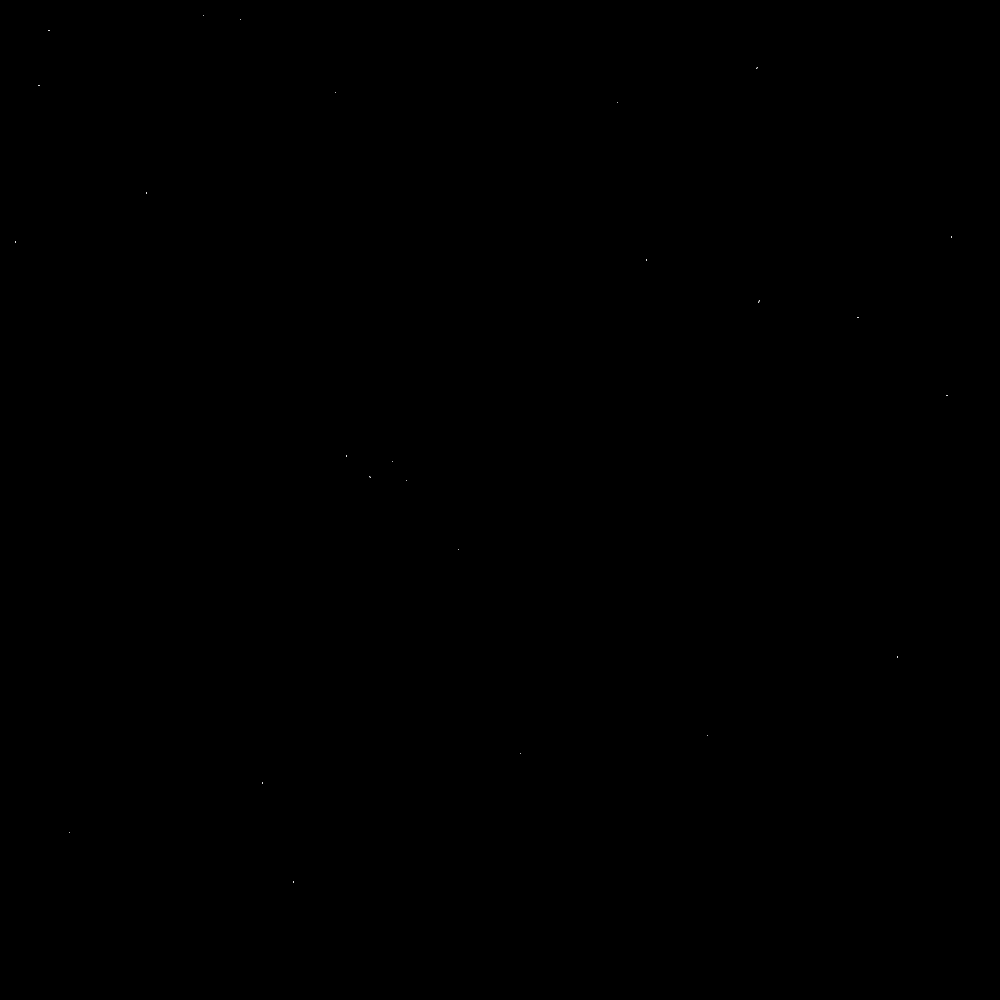
Frame 1 (no input)
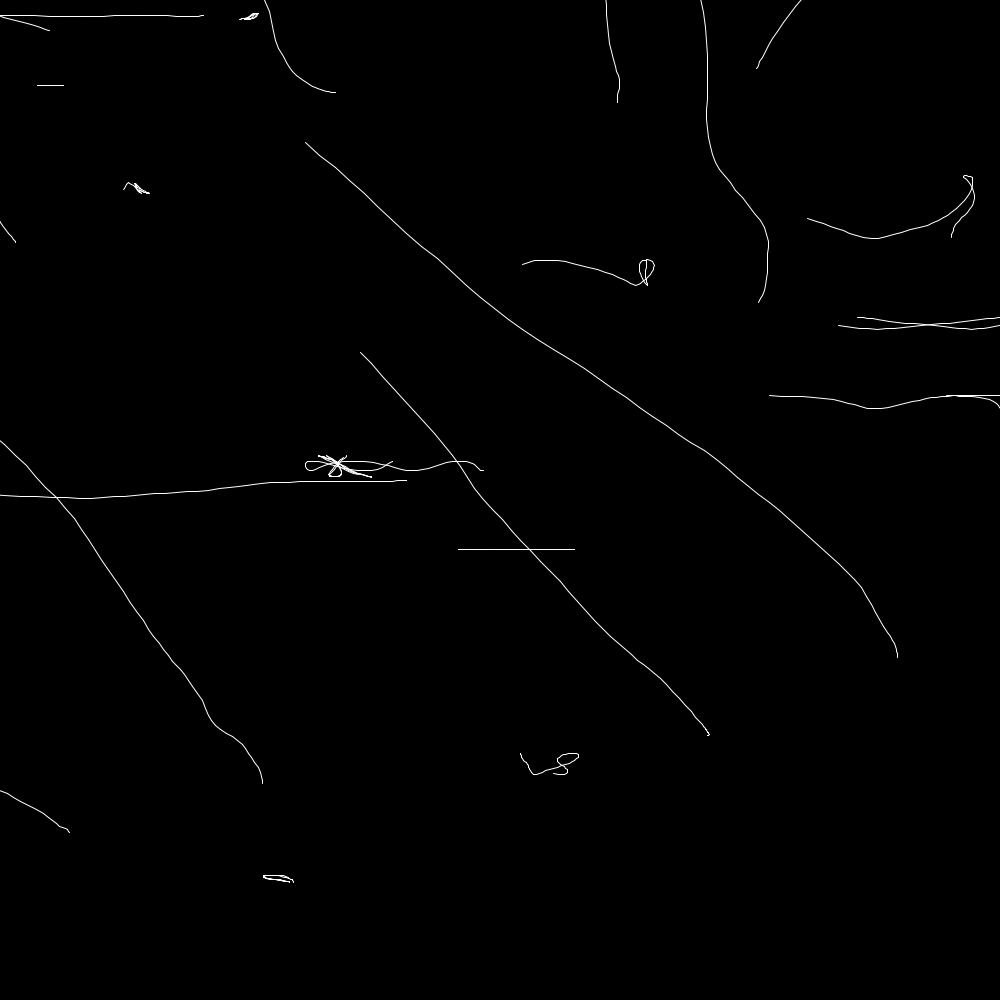
Frame 60 (the mouse pressed at the canvas centre just before this capture)
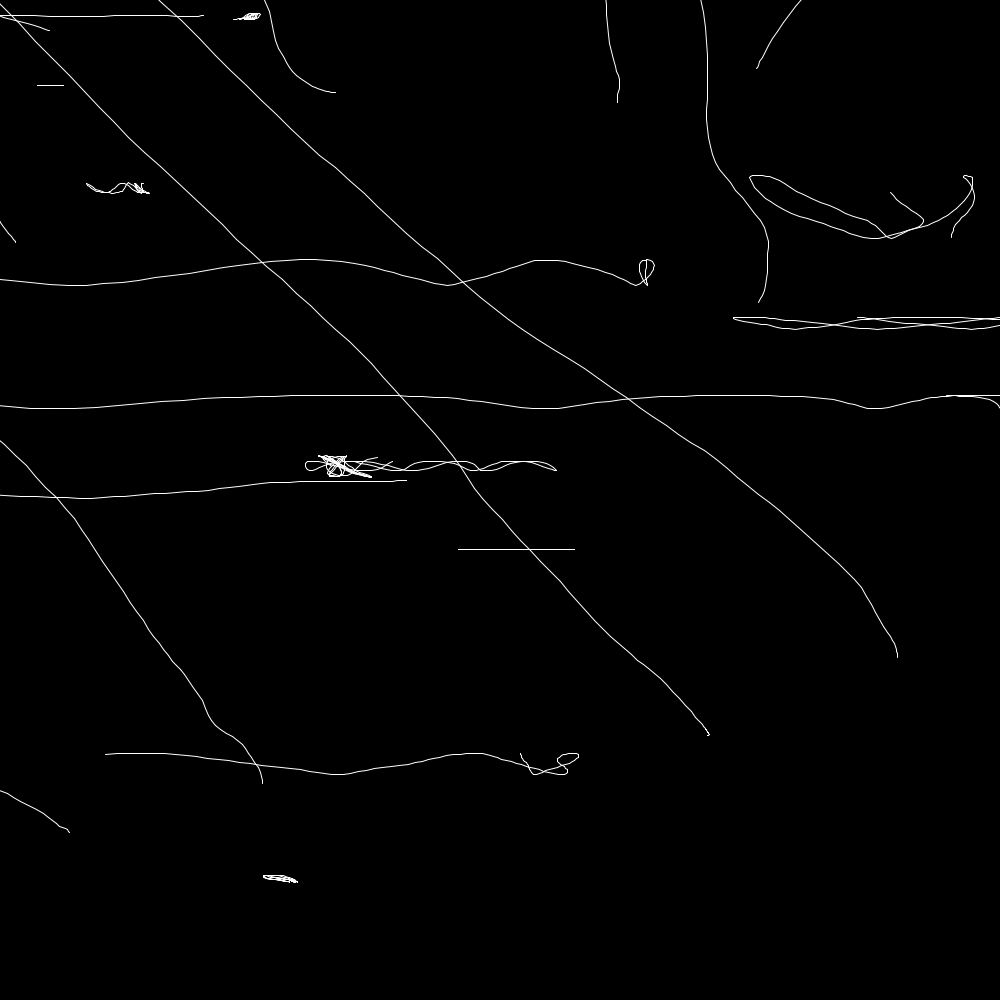
Frame 120 (the mouse held since frame 60 and released just before this capture)

The Processing sketch that drew these frames (run headless with seeded random() and noise(); from frame 60 on, the mouse is pressed at the canvas centre):

// Processing sketch: trails
// ── trails.pde
PVector[] nodes = new PVector[25];
PVector[] vel = new PVector[25];

void setup() {
  size(1000, 1000);
  for (int i = 0; i < nodes.length; i++) {
    nodes[i] = new PVector(random(width), random(height));
    vel[i] = new PVector();
  }
  background(0);
}

void draw() {
  stroke(255);
  float scale = 0.05;
  float speed = 5;


  for (int i = 0; i < nodes.length; i++) {

    vel[i].add(speed*(noise(nodes[i].x*scale, nodes[i].y*scale, 0)-0.5), speed*(noise(nodes[i].y*scale, nodes[i].y*scale, 0.5)-0.5));
    PVector last = nodes[i].copy();
    nodes[i].add(vel[i]);
    line(nodes[i].x, nodes[i].y, last.x, last.y);
    
  }
  
  if(keyPressed){
    save(millis()+"out.png");
  }
}
